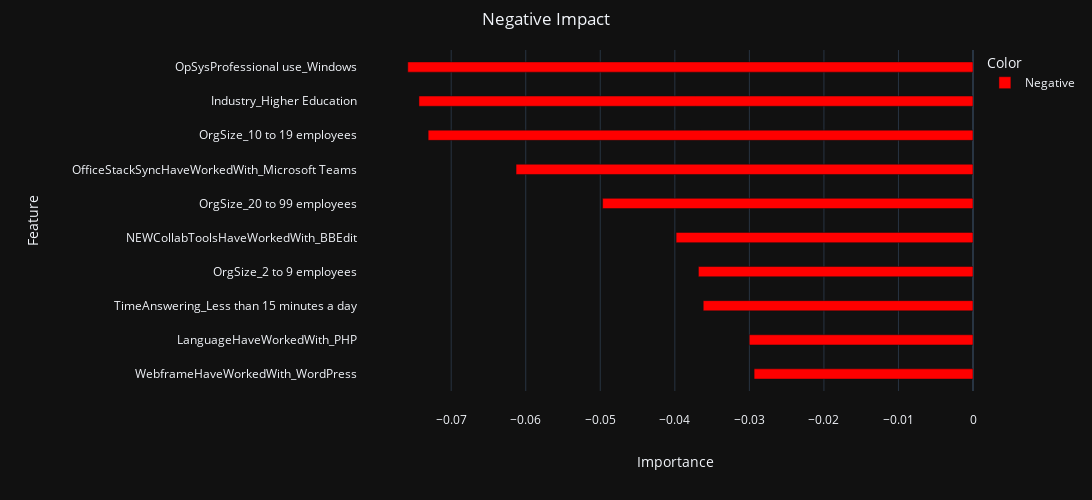

Notebook source saved alongside this figure:
### Code cell
plot_bar_chart(df_importances.tail(10), 'Negative Impact','Importance','Feature','descending')

### Figure 1 — Plotly figure (JSON) as saved in the notebook; plotly's stock layout.template omitted (floating-point values rounded to 4 significant figures)
{"data": [{"alignmentgroup": "True", "hovertemplate": "Color=Negative<br>Importance=%{x}<br>Feature=%{y}<extra></extra>", "legendgroup": "Negative", "marker": {"color": "red", "pattern": {"shape": ""}}, "name": "Negative", "offsetgroup": "Negative", "orientation": "h", "showlegend": true, "textposition": "auto", "type": "bar", "width": 0.3, "x": [-0.02937, -0.03001, -0.03619, -0.03684, -0.03983, -0.04969, -0.0613, -0.07309, -0.07433, -0.07583], "xaxis": "x", "y": ["WebframeHaveWorkedWith_WordPress", "LanguageHaveWorkedWith_PHP", "TimeAnswering_Less than 15 minutes a day", "OrgSize_2 to 9 employees", "NEWCollabToolsHaveWorkedWith_BBEdit", "OrgSize_20 to 99 employees", "OfficeStackSyncHaveWorkedWith_Microsoft Teams", "OrgSize_10 to 19 employees", "Industry_Higher Education", "OpSysProfessional use_Windows"], "yaxis": "y"}], "layout": {"barmode": "relative", "height": 500, "legend": {"title": {"text": "Color"}, "tracegroupgap": 0}, "margin": {"b": 40, "l": 50, "pad": 20, "r": 50, "t": 50}, "title": {"text": "Negative Impact", "x": 0.5}, "width": 1200, "xaxis": {"anchor": "y", "domain": [0, 1], "title": {"standoff": 50, "text": "Importance"}}, "yaxis": {"anchor": "x", "categoryorder": "total descending", "domain": [0, 1], "title": {"standoff": 50, "text": "Feature"}}}}
